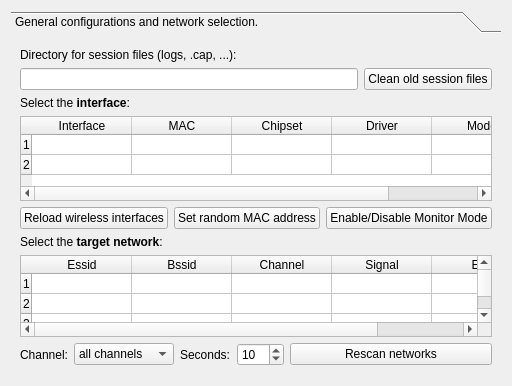
      <widget class="QWidget" name="TabPage">
       <attribute name="title">
        <string>Configuration</string>
       </attribute>
       <layout class="QGridLayout">
        <item row="0" column="0">
         <widget class="QToolBox" name="toolBox3_2">
          <property name="currentIndex">
           <number>0</number>
          </property>
          <widget class="QWidget" name="page1">
           <property name="geometry">
            <rect>
             <x>0</x>
             <y>0</y>
             <width>628</width>
             <height>406</height>
            </rect>
           </property>
           <attribute name="label">
            <string>General configurations and network selection.</string>
           </attribute>
           <layout class="QGridLayout">
            <item row="3" column="0">
             <layout class="QHBoxLayout">
              <item>
               <widget class="QPushButton" name="button_reload_interfaces">
                <property name="text">
                 <string>Reload wireless interfaces</string>
                </property>
               </widget>
              </item>
              <item>
               <widget class="QPushButton" name="button_random_mac">
                <property name="text">
                 <string>Set random MAC address</string>
                </property>
               </widget>
              </item>
              <item>
               <widget class="QPushButton" name="button_monitor">
                <property name="text">
                 <string>Enable/Disable Monitor Mode</string>
                </property>
               </widget>
              </item>
             </layout>
            </item>
            <item row="6" column="0">
             <layout class="QHBoxLayout">
              <item>
               <widget class="QLabel" name="textLabel1_2">
                <property name="text">
                 <string>Channel:</string>
                </property>
                <property name="wordWrap">
                 <bool>false</bool>
                </property>
               </widget>
              </item>
              <item>
               <widget class="QComboBox" name="combo_channel">
                <property name="minimumSize">
                 <size>
                  <width>100</width>
                  <height>0</height>
                 </size>
                </property>
                <item>
                 <property name="text">
                  <string>all channels</string>
                 </property>
                </item>
                <item>
                 <property name="text">
                  <string>1</string>
                 </property>
                </item>
                <item>
                 <property name="text">
                  <string>2</string>
                 </property>
                </item>
                <item>
                 <property name="text">
                  <string>3</string>
                 </property>
                </item>
                <item>
                 <property name="text">
                  <string>4</string>
                 </property>
                </item>
                <item>
                 <property name="text">
                  <string>5</string>
                 </property>
                </item>
                <item>
                 <property name="text">
                  <string>6</string>
                 </property>
                </item>
                <item>
                 <property name="text">
                  <string>7</string>
                 </property>
                </item>
                <item>
                 <property name="text">
                  <string>8</string>
                 </property>
                </item>
                <item>
                 <property name="text">
                  <string>9</string>
                 </property>
                </item>
                <item>
                 <property name="text">
                  <string>10</string>
                 </property>
                </item>
                <item>
                 <property name="text">
                  <string>11</string>
                 </property>
                </item>
                <item>
                 <property name="text">
                  <string>12</string>
                 </property>
                </item>
                <item>
                 <property name="text">
                  <string>13</string>
                 </property>
                </item>
               </widget>
              </item>
              <item>
               <widget class="QLabel" name="textLabel2_4">
                <property name="text">
                 <string>Seconds:</string>
                </property>
                <property name="wordWrap">
                 <bool>false</bool>
                </property>
               </widget>
              </item>
              <item>
               <widget class="QSpinBox" name="spin_sec">
                <property name="minimum">
                 <number>5</number>
                </property>
                <property name="maximum">
                 <number>200</number>
                </property>
                <property name="value">
                 <number>10</number>
                </property>
               </widget>
              </item>
              <item>
               <widget class="QPushButton" name="button_rescan_networks">
                <property name="sizePolicy">
                 <sizepolicy hsizetype="Expanding" vsizetype="Fixed">
                  <horstretch>0</horstretch>
                  <verstretch>0</verstretch>
                 </sizepolicy>
                </property>
                <property name="text">
                 <string>Rescan networks</string>
                </property>
               </widget>
              </item>
             </layout>
            </item>
            <item row="1" column="0">
             <widget class="QLabel" name="textLabel3_5_6_2_2">
              <property name="text">
               <string>Select the &lt;b&gt;interface&lt;/b&gt;:</string>
              </property>
              <property name="wordWrap">
               <bool>false</bool>
              </property>
             </widget>
            </item>
            <item row="0" column="0">
             <layout class="QGridLayout">
              <item row="0" column="0" colspan="2">
               <widget class="QLabel" name="textLabel3_4_4">
                <property name="text">
                 <string>Directory for session files (logs, .cap, ...):</string>
                </property>
                <property name="wordWrap">
                 <bool>false</bool>
                </property>
               </widget>
              </item>
              <item row="1" column="0">
               <widget class="QLineEdit" name="line_gath_logs"/>
              </item>
              <item row="1" column="1">
               <widget class="QPushButton" name="button_gath_clean">
                <property name="text">
                 <string>Clean old session files</string>
                </property>
               </widget>
              </item>
             </layout>
            </item>
            <item row="4" column="0">
             <widget class="QLabel" name="textLabel3_5_6_2">
              <property name="text">
               <string>Select the &lt;b&gt;target network&lt;/b&gt;:</string>
              </property>
              <property name="wordWrap">
               <bool>false</bool>
              </property>
             </widget>
            </item>
            <item row="2" column="0">
             <widget class="QTableWidget" name="table_interfaces">
              <property name="minimumSize">
               <size>
                <width>0</width>
                <height>85</height>
               </size>
              </property>
              <property name="maximumSize">
               <size>
                <width>5000</width>
                <height>100</height>
               </size>
              </property>
              <property name="selectionMode">
               <enum>QAbstractItemView::SingleSelection</enum>
              </property>
              <property name="selectionBehavior">
               <enum>QAbstractItemView::SelectRows</enum>
              </property>
              <property name="showGrid">
               <bool>true</bool>
              </property>
              <property name="gridStyle">
               <enum>Qt::SolidLine</enum>
              </property>
              <property name="wordWrap">
               <bool>false</bool>
              </property>
              <property name="rowCount">
               <number>2</number>
              </property>
              <attribute name="verticalHeaderDefaultSectionSize">
               <number>20</number>
              </attribute>
              <row/>
              <row/>
              <column>
               <property name="text">
                <string>Interface</string>
               </property>
              </column>
              <column>
               <property name="text">
                <string>MAC</string>
               </property>
              </column>
              <column>
               <property name="text">
                <string>Chipset</string>
               </property>
              </column>
              <column>
               <property name="text">
                <string>Driver</string>
               </property>
              </column>
              <column>
               <property name="text">
                <string>Mode</string>
               </property>
              </column>
             </widget>
            </item>
            <item row="5" column="0">
             <widget class="QTableWidget" name="table_networks">
              <property name="maximumSize">
               <size>
                <width>5000</width>
                <height>5000</height>
               </size>
              </property>
              <property name="selectionMode">
               <enum>QAbstractItemView::SingleSelection</enum>
              </property>
              <property name="selectionBehavior">
               <enum>QAbstractItemView::SelectRows</enum>
              </property>
              <property name="wordWrap">
               <bool>false</bool>
              </property>
              <property name="rowCount">
               <number>5</number>
              </property>
              <attribute name="verticalHeaderDefaultSectionSize">
               <number>20</number>
              </attribute>
              <row/>
              <row/>
              <row/>
              <row/>
              <row/>
              <column>
               <property name="text">
                <string>Essid</string>
               </property>
              </column>
              <column>
               <property name="text">
                <string>Bssid</string>
               </property>
              </column>
              <column>
               <property name="text">
                <string>Channel</string>
               </property>
              </column>
              <column>
               <property name="text">
                <string>Signal</string>
               </property>
              </column>
              <column>
               <property name="text">
                <string>Enc</string>
               </property>
              </column>
             </widget>
            </item>
           </layout>
          </widget>
         </widget>
        </item>
       </layout>
      </widget>
